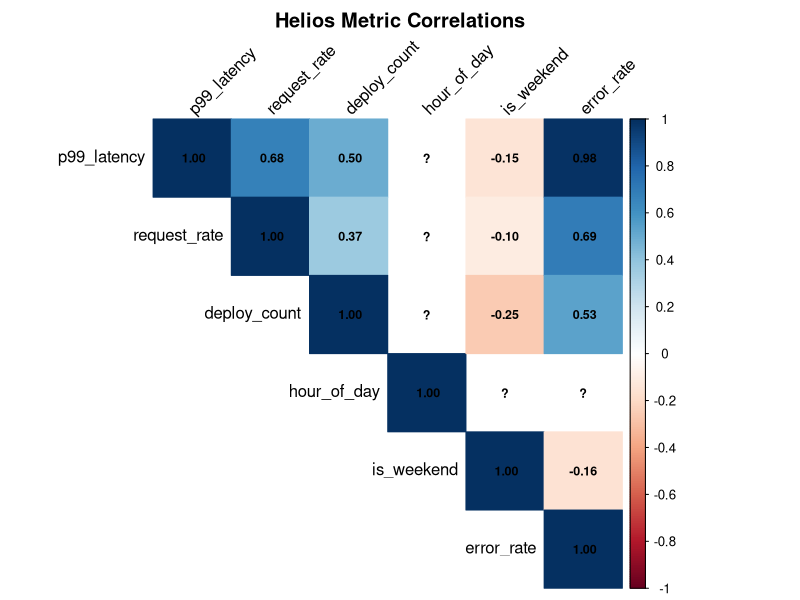
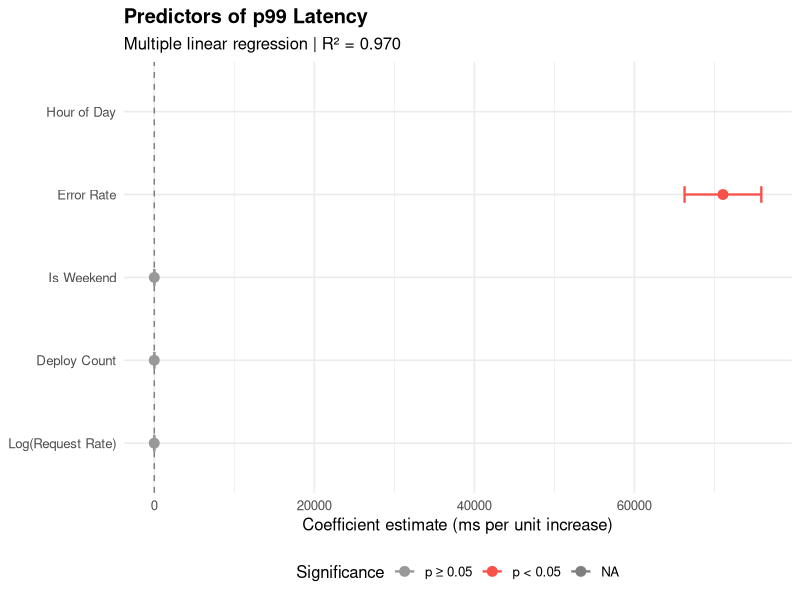
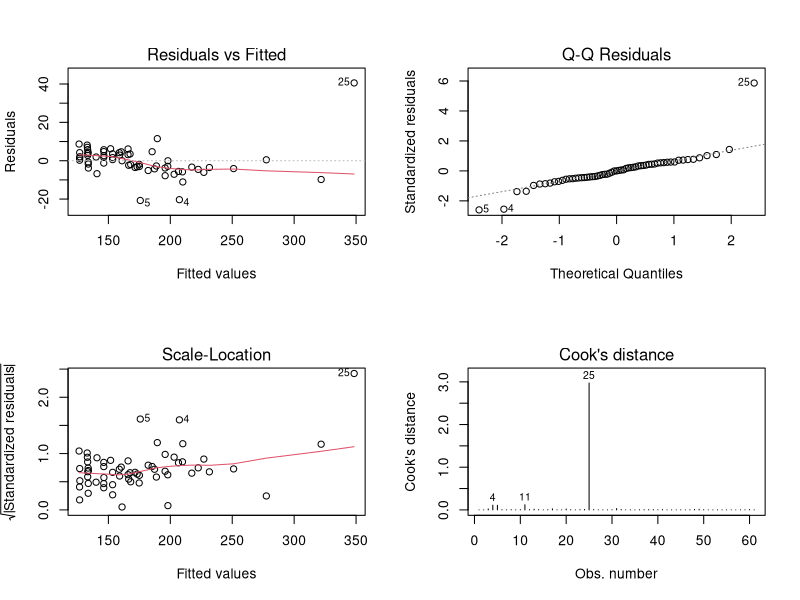

The R source for these figures, in order:
# helios/analysis/latency_regression.R
# ──────────────────────────────────────────────────────────────────────────────
# Multiple linear regression: what factors drive p99 latency?
#
# Predictors: request_rate, deploy_count, hour_of_day, is_weekend, error_rate
# Response:   p99_latency (ms)
#
# Output:
#   - Model summary printed to console
#   - Coefficient plot saved to output/latency_regression_coefs.png
#   - Residual diagnostics saved to output/latency_residuals.png
# ──────────────────────────────────────────────────────────────────────────────

suppressPackageStartupMessages({
  library(tidyverse)
  library(broom)
  library(corrplot)
  library(scales)
})

# ── 1. Load & prepare data ────────────────────────────────────────────────────

metrics <- read_csv("data/metrics_sample.csv", show_col_types = FALSE) |>
  mutate(
    date       = as_datetime(date),
    hour_of_day = hour(date),
    is_weekend  = as.integer(wday(date) %in% c(1, 7)),
    # Bin request rate into log scale to handle skew
    log_rps    = log1p(request_rate)
  ) |>
  filter(!is.na(p99_latency), p99_latency > 0)

cat(sprintf("Dataset: %d observations\n", nrow(metrics)))
cat(sprintf("p99 latency — mean: %.0fms  sd: %.0fms  max: %.0fms\n",
            mean(metrics$p99_latency),
            sd(metrics$p99_latency),
            max(metrics$p99_latency)))

# ── 2. Correlation matrix ─────────────────────────────────────────────────────

dir.create("output", showWarnings = FALSE)

num_vars <- metrics |>
  select(p99_latency, request_rate, deploy_count, hour_of_day, is_weekend, error_rate)

cor_matrix <- cor(num_vars, use = "complete.obs")
cat("\nCorrelation matrix:\n")
print(round(cor_matrix, 3))

png("output/correlation_matrix.png", width = 700, height = 600, res = 120)
corrplot(cor_matrix,
         method = "color", type = "upper",
         tl.col = "black", tl.srt = 45,
         addCoef.col = "black", number.cex = 0.75,
         title = "Helios Metric Correlations", mar = c(0, 0, 2, 0))
dev.off()
cat("Saved: output/correlation_matrix.png\n")

# ── 3. Fit linear model ───────────────────────────────────────────────────────

model <- lm(
  p99_latency ~ log_rps + deploy_count + hour_of_day + is_weekend + error_rate,
  data = metrics
)

cat("\n── Model Summary ────────────────────────────────────────────────────────\n")
summary(model)

tidy_model <- tidy(model, conf.int = TRUE)
glance_model <- glance(model)

cat(sprintf("\nR² = %.4f  |  Adj R² = %.4f  |  F-statistic p = %.2e\n",
            glance_model$r.squared,
            glance_model$adj.r.squared,
            glance_model$p.value))

# ── 4. Coefficient plot ───────────────────────────────────────────────────────

coef_plot <- tidy_model |>
  filter(term != "(Intercept)") |>
  mutate(
    term      = recode(term,
                       log_rps      = "Log(Request Rate)",
                       deploy_count = "Deploy Count",
                       hour_of_day  = "Hour of Day",
                       is_weekend   = "Is Weekend",
                       error_rate   = "Error Rate"),
    significant = p.value < 0.05
  ) |>
  ggplot(aes(x = estimate, y = reorder(term, estimate), colour = significant)) +
  geom_vline(xintercept = 0, linetype = "dashed", colour = "grey50") +
  geom_errorbarh(aes(xmin = conf.low, xmax = conf.high), height = 0.2, linewidth = 0.8) +
  geom_point(size = 3) +
  scale_colour_manual(values = c("FALSE" = "grey60", "TRUE" = "#f85149"),
                      labels = c("p ≥ 0.05", "p < 0.05")) +
  labs(
    title    = "Predictors of p99 Latency",
    subtitle = sprintf("Multiple linear regression | R² = %.3f", glance_model$r.squared),
    x        = "Coefficient estimate (ms per unit increase)",
    y        = NULL,
    colour   = "Significance"
  ) +
  theme_minimal(base_size = 12) +
  theme(legend.position = "bottom", plot.title = element_text(face = "bold"))

ggsave("output/latency_regression_coefs.png", coef_plot, width = 8, height = 4.5, dpi = 180)
cat("Saved: output/latency_regression_coefs.png\n")

# ── 5. Residual diagnostics ───────────────────────────────────────────────────

png("output/latency_residuals.png", width = 900, height = 700, res = 120)
par(mfrow = c(2, 2))
plot(model, which = 1:4)
dev.off()
cat("Saved: output/latency_residuals.png\n")

# ── 6. Key insights ───────────────────────────────────────────────────────────

cat("\n── Key Insights ─────────────────────────────────────────────────────────\n")
sig <- tidy_model |> filter(p.value < 0.05, term != "(Intercept)") |> arrange(desc(abs(estimate)))
for (i in seq_len(nrow(sig))) {
  row <- sig[i, ]
  direction <- if (row$estimate > 0) "increases" else "decreases"
  cat(sprintf("• %s %s p99 by %.1fms per unit (p=%.4f)\n",
              row$term, direction, abs(row$estimate), row$p.value))
}
